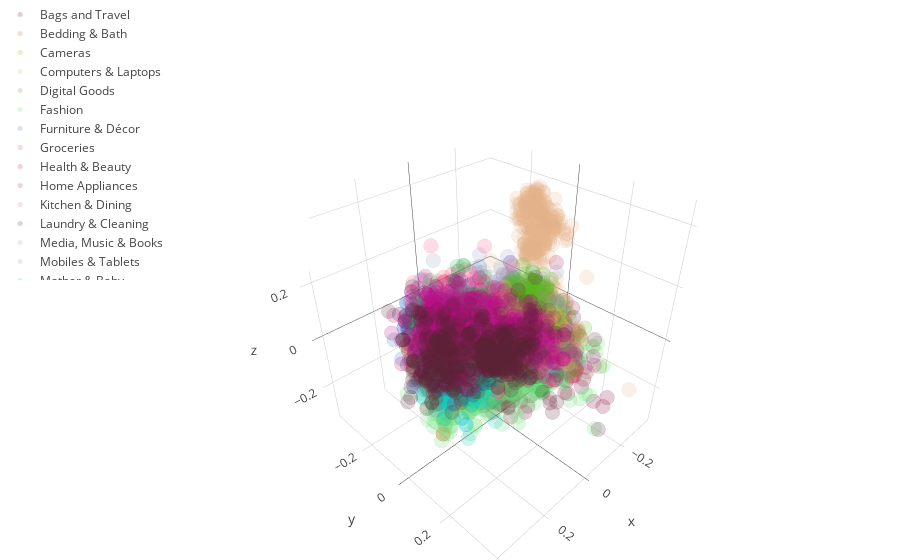

Notebook source saved alongside this figure:
### Markdown cell above
### Plot titles in category classes

### Code cell
import plotly
from plotly.graph_objs import Scatter, Layout
import plotly.plotly as py
import plotly.graph_objs as go

import numpy as np

plotly.offline.init_notebook_mode(connected=True)

import random
random.seed()

colormap=dict()
for label, index in naive_categories.items():
    r = random.randint(0, 255)
    g = random.randint(0, 255)
    b = random.randint(0, 255)
    color_text = 'rgb({0}, {1}, {2})'.format(r, g, b)
    colormap[label] = color_text

traces = []
for label, data in pca_X_df.groupby('text_class'):
    trace = go.Scatter3d(
        name=label,
        x=data['X'],
        y=data['Y'],
        z=data['Z'],
        mode='markers',
        marker=dict(
            size=5,
            color=colormap[label],
            line=dict(
                color=colormap[label],
                width=0.1
            ),
            opacity=0.2
        )
    )
    traces.append(trace)
    
for index, data in pca_X_mass_centers.iterrows():
    label = data.name
    trace = go.Scatter3d(
        name="MC === "+label,
        x=[data['X']],
        y=[data['Y']],
        z=[data['Z']],
        mode='markers',
        marker=dict(
            size=8,
            color=colormap[label],
        line=dict(
            color=colormap[label],
            width=0.1
        ),
        opacity=0
        )
    )
    traces.append(trace)

layout = go.Layout(
    margin=dict(
        l=0,
        r=0,
        b=0,
        t=0
    ),
    legend=dict(x=-.1, y=1.2)
)

plotly.offline.iplot({
    "data": traces,
    "layout": layout
})

### Figure 1 — Plotly figure (JSON) as saved in the notebook; plotly's stock layout.template omitted (floating-point values rounded to 4 significant figures; data arrays with more than 128 entries replaced by an {"elided": "..."} marker saying what was removed)
{"data": [{"marker": {"color": "rgb(125, 2, 50)", "line": {"color": "rgb(125, 2, 50)", "width": 0.1}, "opacity": 0.2, "size": 5}, "mode": "markers", "name": "Bags and Travel", "type": "scatter3d", "x": {"elided": "429 float values"}, "y": {"elided": "429 float values"}, "z": {"elided": "429 float values"}}, {"marker": {"color": "rgb(206, 94, 7)", "line": {"color": "rgb(206, 94, 7)", "width": 0.1}, "opacity": 0.2, "size": 5}, "mode": "markers", "name": "Bedding & Bath", "type": "scatter3d", "x": [-0.113, 0.1702, -0.0547, -0.06061, -0.01448, -0.09358, -0.1355, -0.1269, -0.04009, 0.2508, 0.2174, 0.1239, -0.003749, 0.2102, -0.1051, -0.005999, -0.03787, -0.1108, 0.1736, 0.2014, -0.004604, -0.1141, -0.1137, -0.1744, -0.1406, -0.07815, -0.1185, -0.01394, -0.2048, -0.01477, -0.0866, 0.2304, 0.2262, 0.1498, 0.2238, 0.1099, 0.27, 0.2323, 0.1685, 0.2158, 0.03593, 0.08609, 0.2097, 0.1403, 0.1336, 0.2323, 0.1233, 0.2543, 0.01688, 0.01688, 0.1165, 0.1165, 0.1745, 0.2661, 0.2092, 0.2092, 0.303, 0.1766, -0.0118, -0.06358, 0.1544, 0.1544, 0.2753, 0.2828, 0.2828, 0.2485, 0.2146, 0.1395, 0.1395, 0.3106, 0.3106, 0.1887, 0.1887, 0.1887, 0.3354, 0.3354, 0.2399, 0.3249, 0.316, 0.3433, 0.1529, 0.1941, 0.1224, 0.1224, 0.2224, 0.2239, 0.2239, -0.006694, -0.006694, 0.2423, 0.2423, 0.01294, 0.2423, 0.06284, 0.2224, 0.3426, 0.2523, 0.1309, 0.2258, 0.1924, 0.24, 0.1254, 0.1254, 0.2623, 0.1433, 0.2503, 0.3099, 0.1156, 0.2461, 0.2099, 0.2099, 0.2096, 0.2098, 0.2147, 0.2478, 0.2858, 0.2858, 0.07523, 0.377, 0.1792, 0.3485, 0.3485, 0.1342, 0.1342, 0.07108, 0.2799, 0.3206, 0.03567], "y": [0.0126, -0.004244, -0.01822, -0.04305, -0.09031, 0.01807, 0.05596, 0.0404, -0.06473, -0.07837, -0.06124, -0.0322, -0.06836, -0.05406, -0.01105, -0.08885, -0.004572, 0.03855, -0.05581, 0.03725, 0.05124, -0.01327, 0.1474, -0.0007283, 0.132, 0.001071, 0.05361, -0.08923, -0.01985, 0.01641, 0.009349, -0.001796, -0.006284, -0.06607, -0.07592, -0.01013, 0.007762, -0.05365, -0.1045, -0.0306, -0.08981, -0.1755, -0.03533, -0.1511, 0.01251, -0.05365, -0.1036, -0.1242, -0.2747, -0.2747, -0.02305, -0.02305, -0.08241, -0.03445, -0.1004, -0.1004, 0.07489, -0.1337, 0.03789, -0.02431, -0.01692, -0.01692, 0.09144, -0.06294, -0.06294, -0.02847, -0.1367, -0.077, -0.077, 0.1613, 0.1613, -0.05683, -0.05683, -0.05683, 0.1073, 0.1073, -0.02074, 0.1236, 0.2033, 0.08796, -0.08588, 0.03716, -0.1115, -0.1115, -0.1104, -0.08211, -0.08211, -0.2842, -0.2842, -0.08521, -0.08521, -0.05206, -0.08521, -0.1102, -0.1104, 0.04828, 0.06876, -0.07971, -0.01856, -0.001403, 0.03809, -0.0405, -0.0405, 0.09115, -0.2062, 0.04092, 0.002673, 0.0002548, 0.2269, 0.06898, 0.06898, 0.01175, -0.08512, -0.1437, -0.009717, -0.09076, -0.09076, -0.09551, 0.1773, -0.014, 0.1286, 0.1286, 0.03722, 0.03722, -0.07837, 0.1042, 0.03729, -0.06795], "z": [-0.05791, 0.007628, -0.04071, -0.05441, -0.06237, -0.05154, -0.0647, -0.09055, -0.03635, -0.03446, -0.02623, -0.1265, -0.04391, -0.008925, -0.07108, -0.05247, 0.007054, -0.08152, -0.06333, -0.07768, -0.1359, -0.1104, -0.1176, -0.08547, -0.1002, -0.04994, -0.08069, -0.04765, -0.1397, -0.07713, -0.1342, 0.04581, -0.03098, 0.05565, 0.01306, 0.02861, -0.1211, -0.04469, -0.007791, -0.04625, 0.03782, 0.04817, -0.008865, -0.01405, -0.0773, -0.04469, -0.009524, -0.06847, -0.01129, -0.01129, -0.05129, -0.05129, -0.08343, -0.002879, 0.02944, 0.02944, 0.05508, 0.06173, -0.06615, -0.03791, -0.02703, -0.02703, 0.05612, 0.03546, 0.03546, -0.06201, 0.04552, -0.02711, -0.02711, 0.009713, 0.009713, -0.03474, -0.03474, -0.03474, 0.02581, 0.02581, -0.075, 0.004889, 0.01417, 0.01177, 0.05701, -0.01848, -0.00959, -0.00959, 0.02864, 0.01674, 0.01674, 0.02097, 0.02097, 0.007825, 0.007825, -0.02442, 0.007825, 0.08372, 0.02864, 0.04283, -0.07055, 0.03758, -0.03042, -0.02322, -0.04578, -0.06027, -0.06027, -0.0094, -0.05393, 0.06585, 0.01366, -0.1352, 0.05644, -0.1144, -0.1144, 0.06337, -0.01701, 0.00569, -0.1055, 0.04524, 0.04524, -0.006305, -0.01119, -0.05131, -0.1034, -0.1034, -0.07138, -0.07138, 0.005439, 0.02092, 0.005812, -0.01907]}, {"marker": {"color": "rgb(187, 152, 31)", "line": {"color": "rgb(187, 152, 31)", "width": 0.1}, "opacity": 0.2, "size": 5}, "mode": "markers", "name": "Cameras", "type": "scatter3d", "x": [-0.2336, -0.1893, -0.2141, -0.1787, -0.1549, -0.1756, -0.1756, -0.1851, -0.1756, -0.178, -0.1456, -0.1456, -0.1563, -0.1549, -0.1756, -0.1563, -0.1493, -0.1685, -0.1563, -0.1295, -0.2336, -0.1463, -0.2205, -0.1615, -0.1368, -0.2336, 0.0774, -0.1615, -0.1496, -0.1835, -0.1866, -0.1405, -0.109, -0.1613, -0.1373, -0.1741, -0.1534, -0.2018, -0.1508, -0.08514, -0.08514, -0.1487, -0.1264, -0.162, -0.1638, -0.2191, -0.1504, -0.2012, -0.1676, -0.1734, -0.1528, -0.2166, -0.1798, -0.1813, -0.1922, -0.1936, -0.1563, -0.1556, -0.1026, -0.1797, -0.201, -0.1323, -0.1311, -0.1508, -0.1173, -0.1606, -0.1946, -0.2262, -0.1534, -0.1942, -0.2768, -0.1166, -0.1485, -0.1706, -0.1966, -0.1359, -0.2355, -0.1812, -0.1451, -0.1971, -0.2134, -0.2202], "y": [0.07932, -0.008695, 0.0205, 0.06159, 0.102, 0.05052, 0.05052, 0.07502, 0.05052, -0.01216, 0.05768, 0.05768, 0.1102, 0.102, 0.05052, 0.1102, 0.08229, 0.07769, 0.1102, 0.04008, 0.07932, 0.03599, 0.03683, 0.1117, 0.03251, 0.07932, 0.02046, 0.1117, 0.1169, 0.1183, -0.03533, 0.03814, -0.1619, -0.06704, -0.008251, 0.05157, 0.04402, 0.06496, 0.01871, -0.0006045, -0.0006045, -0.01912, -0.03783, 0.03007, 0.006731, 0.0476, 0.09105, 0.04844, -0.07608, 0.08191, 0.004233, 0.04136, 0.03481, -0.04998, 0.05564, 0.03167, 0.06508, -0.01295, -0.04506, 0.02733, -0.02657, 0.01915, -0.03115, 0.007381, 0.03181, -0.08307, 0.06303, 0.0263, 0.01834, 0.02956, 0.1417, -0.1477, 0.05729, 0.03492, 0.004756, -0.0476, 0.02171, -0.006555, -0.02788, 0.1305, 0.05395, 0.07916], "z": [0.06678, 0.03351, 0.08974, 0.002241, -0.03876, 0.01135, 0.01135, -0.04737, 0.01135, 0.06863, -0.02328, -0.02328, 0.007537, -0.03876, 0.01135, 0.007537, 0.01574, 0.004314, 0.007537, -0.06799, 0.06678, -0.005019, 0.07111, 0.007817, -0.001416, 0.06678, 0.05233, 0.007817, -0.111, -0.09973, 0.01992, -0.01938, 0.08811, 0.00289, 0.03064, 0.00123, -0.02041, 0.04976, 0.0312, -0.0864, -0.0864, 0.01059, 0.02971, -0.0607, 0.001417, 0.06158, -0.0245, -0.0529, 0.03999, 0.0004611, -0.02418, 0.08101, -0.01454, 0.01785, 0.01716, 0.05838, -0.05279, -0.005482, 0.04002, -0.06359, 0.07207, -0.002826, 0.04257, 0.01544, 0.07602, 0.08978, -0.1412, 0.004019, -0.0166, -0.05646, -0.08649, 0.06425, -0.04912, -0.04235, -0.02829, 0.03188, -0.008725, 0.009489, 0.05586, -0.0067, -0.008906, -0.04887]}, {"marker": {"color": "rgb(228, 178, 137)", "line": {"color": "rgb(228, 178, 137)", "width": 0.1}, "opacity": 0.2, "size": 5}, "mode": "markers", "name": "Computers & Laptops", "type": "scatter3d", "x": {"elided": "513 float values"}, "y": {"elided": "513 float values"}, "z": {"elided": "513 float values"}}, {"marker": {"color": "rgb(150, 118, 59)", "line": {"color": "rgb(150, 118, 59)", "width": 0.1}, "opacity": 0.2, "size": 5}, "mode": "markers", "name": "Digital Goods", "type": "scatter3d", "x": [-0.149, -0.07874], "y": [-0.04838, -0.0106], "z": [0.05203, -0.01777]}, {"marker": {"color": "rgb(100, 221, 116)", "line": {"color": "rgb(100, 221, 116)", "width": 0.1}, "opacity": 0.2, "size": 5}, "mode": "markers", "name": "Fashion", "type": "scatter3d", "x": {"elided": "1685 float values"}, "y": {"elided": "1685 float values"}, "z": {"elided": "1685 float values"}}, {"marker": {"color": "rgb(58, 120, 202)", "line": {"color": "rgb(58, 120, 202)", "width": 0.1}, "opacity": 0.2, "size": 5}, "mode": "markers", "name": "Furniture & Décor", "type": "scatter3d", "x": {"elided": "408 float values"}, "y": {"elided": "408 float values"}, "z": {"elided": "408 float values"}}, {"marker": {"color": "rgb(226, 61, 79)", "line": {"color": "rgb(226, 61, 79)", "width": 0.1}, "opacity": 0.2, "size": 5}, "mode": "markers", "name": "Groceries", "type": "scatter3d", "x": [-0.06553, -0.1524, -0.08678, -0.1694, -0.07489, -0.162, -0.1268, -0.1896, -0.1873, -0.0635, -0.1473, -0.2012, -0.01379, -0.1565, -0.02295, -0.1686, -0.1314, -0.1821, -0.09258, -0.02658], "y": [-0.01429, -0.09097, 0.003434, 0.06291, -0.08468, -0.01874, -0.01024, 0.008754, 0.026, 0.02604, -0.009768, 0.2288, -0.06023, 0.05007, -0.2378, 0.04519, 0.0752, 0.0728, -0.02427, -0.14], "z": [-0.03192, 0.01679, -0.09234, 0.02114, -0.03011, 0.03629, -0.09349, -0.004905, -0.1443, -0.01329, -0.06749, -0.1369, -0.01632, -0.08934, 0.1212, -0.1015, -0.1104, -0.04962, -0.004212, 0.04518]}, {"marker": {"color": "rgb(220, 17, 52)", "line": {"color": "rgb(220, 17, 52)", "width": 0.1}, "opacity": 0.2, "size": 5}, "mode": "markers", "name": "Health & Beauty", "type": "scatter3d", "x": {"elided": "250 float values"}, "y": {"elided": "250 float values"}, "z": {"elided": "250 float values"}}, {"marker": {"color": "rgb(172, 29, 83)", "line": {"color": "rgb(172, 29, 83)", "width": 0.1}, "opacity": 0.2, "size": 5}, "mode": "markers", "name": "Home Appliances", "type": "scatter3d", "x": [-0.05708, -0.04816, -0.1479, -0.182, -0.1586, -0.2676, -0.1683, -0.1294, 0.2007, 0.2245, -0.0279, -0.0279, -0.2211, -0.2635, -0.2366, -0.1281, -0.1167, 0.1313, -0.1702, 0.05281, -0.0416, 0.004182, 0.03295, -0.1303, 0.0908, -0.233, 0.003863, 0.003863, 0.1268, -0.2255, 0.04848, 0.2588, 0.05497, 0.1771, 0.1317, 0.01152, -0.08534, -0.1147, 0.04889, -0.1317, -0.1613, -0.1153, -0.1821, -0.216, 0.319, -0.1333, -0.2414, -0.2317, -0.2512, -0.1337, -0.2489, 0.01083, 0.04828, -0.1398, -0.1653, -0.1416], "y": [-0.1687, -0.1913, -0.05502, -0.07358, 0.05028, -0.1502, -0.1399, -0.1213, -0.04267, -0.02531, -0.09585, -0.09585, 0.02727, 0.1013, 0.1146, 0.04094, 0.000303, -0.06301, 0.004292, -0.02178, -0.1055, -0.06342, -0.087, -0.000581, -0.08479, 0.02447, -0.03722, -0.03722, 0.0295, 0.05048, -0.06903, -0.04297, -0.09482, 0.07168, -0.01789, -0.0341, 0.004619, -0.01758, -0.09783, 0.06272, 0.01044, -0.08131, 0.1123, -0.0695, 0.07671, 0.013, 0.06542, -0.01224, 0.01354, -0.03785, 0.028, -0.1197, -0.05509, 0.01254, -0.05817, 0.05618], "z": [-0.01283, 0.02976, 0.0002482, -0.008343, -0.08699, -0.05524, -0.06622, -0.006777, -0.0187, 0.03794, -0.1034, -0.1034, -0.06534, 0.03179, -0.09389, -0.08908, -0.0935, -0.1491, 0.04026, 0.1024, 0.1431, 0.1189, 0.1016, -0.04866, -0.03083, 0.0427, -0.09137, -0.09137, 0.008718, -0.08902, -0.174, -0.1014, -0.1092, -0.01238, -0.04436, 0.1063, 0.1292, 0.1399, 0.09669, -0.03538, -0.07193, -0.07763, -0.13, -0.01725, -0.03962, -0.1074, -0.1656, -0.1041, -0.1273, -0.02696, 0.1829, 0.04553, 0.09799, -0.03223, -0.05708, -0.0504]}, {"marker": {"color": "rgb(202, 125, 115)", "line": {"color": "rgb(202, 125, 115)", "width": 0.1}, "opacity": 0.2, "size": 5}, "mode": "markers", "name": "Kitchen & Dining", "type": "scatter3d", "x": {"elided": "201 float values"}, "y": {"elided": "201 float values"}, "z": {"elided": "201 float values"}}, {"marker": {"color": "rgb(6, 66, 137)", "line": {"color": "rgb(6, 66, 137)", "width": 0.1}, "opacity": 0.2, "size": 5}, "mode": "markers", "name": "Laundry & Cleaning", "type": "scatter3d", "x": [-0.1946, -0.0887, -0.1672, -0.1777, -0.1184, -0.1576, -0.1277, -0.1765, -0.1925, -0.1021, -0.06022, -0.09348, -0.171, -0.2596, -0.1762, -0.2272, -0.1358, -0.1535, -0.2194, -0.2232], "y": [-0.1116, -0.06013, 0.04898, 0.03183, -0.03025, -0.01835, -0.04572, -0.005966, -0.03197, -0.03579, -0.01332, -0.007571, 0.03577, 0.1345, 0.02181, 0.05137, -0.006761, -0.0261, 0.07887, 0.09021], "z": [-0.09548, -0.03715, -0.08395, -0.0807, -0.01853, -0.113, -0.06728, -0.08598, -0.08554, -0.04521, -0.02171, -0.01749, -0.1192, -0.1594, -0.08551, -0.1209, -0.07832, -0.04487, -0.1176, -0.1364]}, {"marker": {"color": "rgb(164, 149, 218)", "line": {"color": "rgb(164, 149, 218)", "width": 0.1}, "opacity": 0.2, "size": 5}, "mode": "markers", "name": "Media, Music & Books", "type": "scatter3d", "x": [-0.1366, -0.05007, -0.1549, -0.1128, -0.1555, -0.07727, -0.1553, -0.1606, -0.1857, -0.1509, -0.2329], "y": [-0.01171, 0.1316, 0.01131, -0.04413, 0.06709, -0.01389, 0.01114, 0.0275, 0.04342, -0.02198, 0.07876], "z": [-0.05223, -0.06575, -0.00167, -0.1403, -0.0523, -0.03981, -0.02644, -0.04708, 0.004515, -0.1288, -0.1718]}, {"marker": {"color": "rgb(152, 153, 194)", "line": {"color": "rgb(152, 153, 194)", "width": 0.1}, "opacity": 0.2, "size": 5}, "mode": "markers", "name": "Mobiles & Tablets", "type": "scatter3d", "x": {"elided": "407 float values"}, "y": {"elided": "407 float values"}, "z": {"elided": "407 float values"}}, {"marker": {"color": "rgb(7, 200, 194)", "line": {"color": "rgb(7, 200, 194)", "width": 0.1}, "opacity": 0.2, "size": 5}, "mode": "markers", "name": "Mother & Baby", "type": "scatter3d", "x": {"elided": "192 float values"}, "y": {"elided": "192 float values"}, "z": {"elided": "192 float values"}}, {"marker": {"color": "rgb(179, 118, 217)", "line": {"color": "rgb(179, 118, 217)", "width": 0.1}, "opacity": 0.2, "size": 5}, "mode": "markers", "name": "Motors", "type": "scatter3d", "x": {"elided": "175 float values"}, "y": {"elided": "175 float values"}, "z": {"elided": "175 float values"}}, {"marker": {"color": "rgb(221, 191, 173)", "line": {"color": "rgb(221, 191, 173)", "width": 0.1}, "opacity": 0.2, "size": 5}, "mode": "markers", "name": "Pet Supplies", "type": "scatter3d", "x": [-0.00511, -0.09597, -0.03857, -0.1185, -0.04008], "y": [-0.1072, -0.1067, -0.104, -0.002664, 0.00205], "z": [-0.02588, -0.02657, -0.01714, -0.0959, -0.1369]}, {"marker": {"color": "rgb(254, 75, 131)", "line": {"color": "rgb(254, 75, 131)", "width": 0.1}, "opacity": 0.2, "size": 5}, "mode": "markers", "name": "Sports & Outdoors", "type": "scatter3d", "x": {"elided": "309 float values"}, "y": {"elided": "309 float values"}, "z": {"elided": "309 float values"}}, {"marker": {"color": "rgb(38, 186, 77)", "line": {"color": "rgb(38, 186, 77)", "width": 0.1}, "opacity": 0.2, "size": 5}, "mode": "markers", "name": "Stationery & Craft", "type": "scatter3d", "x": {"elided": "356 float values"}, "y": {"elided": "356 float values"}, "z": {"elided": "356 float values"}}, {"marker": {"color": "rgb(88, 183, 27)", "line": {"color": "rgb(88, 183, 27)", "width": 0.1}, "opacity": 0.2, "size": 5}, "mode": "markers", "name": "TV, Audio / Video, Gaming & Wearables", "type": "scatter3d", "x": {"elided": "135 float values"}, "y": {"elided": "135 float values"}, "z": {"elided": "135 float values"}}, {"marker": {"color": "rgb(222, 210, 74)", "line": {"color": "rgb(222, 210, 74)", "width": 0.1}, "opacity": 0.2, "size": 5}, "mode": "markers", "name": "Tools, DIY & Outdoor", "type": "scatter3d", "x": [-0.1547, -0.1428, -0.1568, -0.007372, -0.2079, -0.1461, -0.1771, -0.2527, -0.1083, -0.2056, -0.1655, -0.09831, -0.1605, -0.156, -0.1413, -0.1283, -0.1283, -0.1119, -0.1755, -0.09221, -0.2123, -0.1696, -0.2197, -0.2367, -0.2037, 0.1114, -0.1927, -0.1869, -0.1125, -0.1627, -0.09208, -0.1364, -0.1289, -0.1693, -0.1068, -0.184, -0.1572, -0.07943, -0.1357, -0.1202, -0.1411, -0.1801, 0.09542, -0.2562, -0.1405, -0.08633, -0.05722, 0.07546, -0.1206], "y": [-0.04751, -0.02051, 0.05121, -0.06177, -0.01846, 0.04548, 0.1108, 0.07557, -0.07388, 0.1459, -0.1056, -0.1162, 0.02471, -0.06217, -0.02781, 0.05309, 0.05309, -0.02871, 0.05468, -0.01606, -0.0163, -0.03582, 0.05726, 0.0819, 0.05547, -0.1897, 0.05467, -0.02299, -0.06099, -0.03291, -0.05537, -0.01905, -0.064, -0.1311, -0.0923, -0.01978, 0.09321, -0.06588, -0.1136, -0.02753, 0.02241, 0.07829, -0.1583, 0.005164, -0.1226, 0.02494, -0.1487, -0.2599, -0.02452], "z": [-0.06751, -0.02585, -0.03961, 0.01328, -0.01062, -0.02246, -0.1328, -0.1144, -0.04065, -0.1528, -0.09245, -0.001132, -0.04548, 0.009557, -0.05938, 0.002573, 0.002573, -0.07352, -0.009812, -0.03572, -0.05844, -0.08553, 0.01143, -0.01463, -0.01582, -0.06535, 0.002776, -0.04643, -0.08158, -0.09828, 0.002366, 0.02577, -0.01076, 0.0542, -0.1077, -0.07265, 0.01973, 0.0129, -0.0309, -0.006563, -0.06134, 0.02729, -0.05976, -0.02329, 0.01672, 0.001163, -0.08697, 0.02068, -0.09261]}, {"marker": {"color": "rgb(185, 14, 133)", "line": {"color": "rgb(185, 14, 133)", "width": 0.1}, "opacity": 0.2, "size": 5}, "mode": "markers", "name": "Toys & Games", "type": "scatter3d", "x": {"elided": "765 float values"}, "y": {"elided": "765 float values"}, "z": {"elided": "765 float values"}}, {"marker": {"color": "rgb(91, 33, 52)", "line": {"color": "rgb(91, 33, 52)", "width": 0.1}, "opacity": 0.2, "size": 5}, "mode": "markers", "name": "Watches Sunglasses Jewellery", "type": "scatter3d", "x": {"elided": "567 float values"}, "y": {"elided": "567 float values"}, "z": {"elided": "567 float values"}}, {"marker": {"color": "rgb(125, 2, 50)", "line": {"color": "rgb(125, 2, 50)", "width": 0.1}, "opacity": 0, "size": 8}, "mode": "markers", "name": "MC === Bags and Travel", "type": "scatter3d", "x": [0.008204], "y": [0.08244], "z": [-0.05087]}, {"marker": {"color": "rgb(206, 94, 7)", "line": {"color": "rgb(206, 94, 7)", "width": 0.1}, "opacity": 0, "size": 8}, "mode": "markers", "name": "MC === Bedding & Bath", "type": "scatter3d", "x": [0.1433], "y": [-0.02515], "z": [-0.02502]}, {"marker": {"color": "rgb(187, 152, 31)", "line": {"color": "rgb(187, 152, 31)", "width": 0.1}, "opacity": 0, "size": 8}, "mode": "markers", "name": "MC === Cameras", "type": "scatter3d", "x": [-0.1665], "y": [0.03205], "z": [0.002445]}, {"marker": {"color": "rgb(228, 178, 137)", "line": {"color": "rgb(228, 178, 137)", "width": 0.1}, "opacity": 0, "size": 8}, "mode": "markers", "name": "MC === Computers & Laptops", "type": "scatter3d", "x": [-0.1829], "y": [0.008605], "z": [0.1759]}, {"marker": {"color": "rgb(150, 118, 59)", "line": {"color": "rgb(150, 118, 59)", "width": 0.1}, "opacity": 0, "size": 8}, "mode": "markers", "name": "MC === Digital Goods", "type": "scatter3d", "x": [-0.1139], "y": [-0.02949], "z": [0.01713]}, {"marker": {"color": "rgb(100, 221, 116)", "line": {"color": "rgb(100, 221, 116)", "width": 0.1}, "opacity": 0, "size": 8}, "mode": "markers", "name": "MC === Fashion", "type": "scatter3d", "x": [0.09409], "y": [0.09609], "z": [0.01468]}, {"marker": {"color": "rgb(58, 120, 202)", "line": {"color": "rgb(58, 120, 202)", "width": 0.1}, "opacity": 0, "size": 8}, "mode": "markers", "name": "MC === Furniture & Décor", "type": "scatter3d", "x": [0.04208], "y": [-0.1146], "z": [-0.02985]}, {"marker": {"color": "rgb(226, 61, 79)", "line": {"color": "rgb(226, 61, 79)", "width": 0.1}, "opacity": 0, "size": 8}, "mode": "markers", "name": "MC === Groceries", "type": "scatter3d", "x": [-0.1211], "y": [-0.004584], "z": [-0.03728]}, {"marker": {"color": "rgb(220, 17, 52)", "line": {"color": "rgb(220, 17, 52)", "width": 0.1}, "opacity": 0, "size": 8}, "mode": "markers", "name": "MC === Health & Beauty", "type": "scatter3d", "x": [-0.08025], "y": [-0.01732], "z": [-0.05774]}, {"marker": {"color": "rgb(172, 29, 83)", "line": {"color": "rgb(172, 29, 83)", "width": 0.1}, "opacity": 0, "size": 8}, "mode": "markers", "name": "MC === Home Appliances", "type": "scatter3d", "x": [-0.06596], "y": [-0.02674], "z": [-0.0238]}, {"marker": {"color": "rgb(202, 125, 115)", "line": {"color": "rgb(202, 125, 115)", "width": 0.1}, "opacity": 0, "size": 8}, "mode": "markers", "name": "MC === Kitchen & Dining", "type": "scatter3d", "x": [-0.08333], "y": [-0.03059], "z": [-0.06789]}, {"marker": {"color": "rgb(6, 66, 137)", "line": {"color": "rgb(6, 66, 137)", "width": 0.1}, "opacity": 0, "size": 8}, "mode": "markers", "name": "MC === Laundry & Cleaning", "type": "scatter3d", "x": [-0.1611], "y": [0.004994], "z": [-0.08071]}, {"marker": {"color": "rgb(164, 149, 218)", "line": {"color": "rgb(164, 149, 218)", "width": 0.1}, "opacity": 0, "size": 8}, "mode": "markers", "name": "MC === Media, Music & Books", "type": "scatter3d", "x": [-0.143], "y": [0.02538], "z": [-0.06561]}, {"marker": {"color": "rgb(152, 153, 194)", "line": {"color": "rgb(152, 153, 194)", "width": 0.1}, "opacity": 0, "size": 8}, "mode": "markers", "name": "MC === Mobiles & Tablets", "type": "scatter3d", "x": [-0.1125], "y": [-0.02081], "z": [0.0473]}, {"marker": {"color": "rgb(7, 200, 194)", "line": {"color": "rgb(7, 200, 194)", "width": 0.1}, "opacity": 0, "size": 8}, "mode": "markers", "name": "MC === Mother & Baby", "type": "scatter3d", "x": [0.1317], "y": [0.06574], "z": [-0.007337]}, {"marker": {"color": "rgb(179, 118, 217)", "line": {"color": "rgb(179, 118, 217)", "width": 0.1}, "opacity": 0, "size": 8}, "mode": "markers", "name": "MC === Motors", "type": "scatter3d", "x": [-0.102], "y": [-0.03604], "z": [-0.02028]}, {"marker": {"color": "rgb(221, 191, 173)", "line": {"color": "rgb(221, 191, 173)", "width": 0.1}, "opacity": 0, "size": 8}, "mode": "markers", "name": "MC === Pet Supplies", "type": "scatter3d", "x": [-0.05965], "y": [-0.06371], "z": [-0.06047]}, {"marker": {"color": "rgb(254, 75, 131)", "line": {"color": "rgb(254, 75, 131)", "width": 0.1}, "opacity": 0, "size": 8}, "mode": "markers", "name": "MC === Sports & Outdoors", "type": "scatter3d", "x": [-0.07079], "y": [0.01543], "z": [0.007895]}, {"marker": {"color": "rgb(38, 186, 77)", "line": {"color": "rgb(38, 186, 77)", "width": 0.1}, "opacity": 0, "size": 8}, "mode": "markers", "name": "MC === Stationery & Craft", "type": "scatter3d", "x": [0.01802], "y": [-0.1302], "z": [-0.02715]}, {"marker": {"color": "rgb(88, 183, 27)", "line": {"color": "rgb(88, 183, 27)", "width": 0.1}, "opacity": 0, "size": 8}, "mode": "markers", "name": "MC === TV, Audio / Video, Gaming & Wearables", "type": "scatter3d", "x": [-0.1742], "y": [0.006956], "z": [0.03891]}, {"marker": {"color": "rgb(222, 210, 74)", "line": {"color": "rgb(222, 210, 74)", "width": 0.1}, "opacity": 0, "size": 8}, "mode": "markers", "name": "MC === Tools, DIY & Outdoor", "type": "scatter3d", "x": [-0.1352], "y": [-0.02352], "z": [-0.0351]}, {"marker": {"color": "rgb(185, 14, 133)", "line": {"color": "rgb(185, 14, 133)", "width": 0.1}, "opacity": 0, "size": 8}, "mode": "markers", "name": "MC === Toys & Games", "type": "scatter3d", "x": [0.02838], "y": [-0.08564], "z": [-0.006364]}, {"marker": {"color": "rgb(91, 33, 52)", "line": {"color": "rgb(91, 33, 52)", "width": 0.1}, "opacity": 0, "size": 8}, "mode": "markers", "name": "MC === Watches Sunglasses Jewellery", "type": "scatter3d", "x": [0.03604], "y": [-0.05788], "z": [-0.0898]}], "layout": {"legend": {"x": -0.1, "y": 1.2}, "margin": {"b": 0, "l": 0, "r": 0, "t": 0}}}
